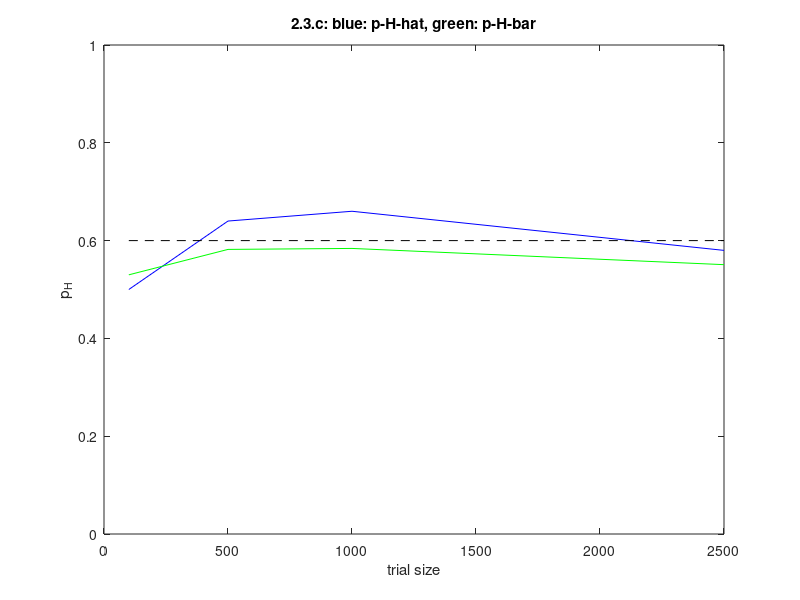

This figure's MATLAB source:
% Homework 2, Question 2, 3.c
%
% Fill in the missing code below!

clear all;

p_H_star = 0.6; % the value of the true parameter
sigma_squared = [];  % the variance, you'll need to define this (i/2)
p_H = 0:0.01:1; % sample p_H
nPhSamples = length(p_H);
N_bits = [100 500 1000 2500]; % trial size varies
nTrials = length(N_bits);
L = zeros(nTrials, nPhSamples);  % L: num_trial_sizes x num_ph_samples, each row corresponds to the
         % likelihood of one trial size vs. p_H plot
max_L = zeros(nTrials, 1);  % max_L: num_trial_sizes x 1, keeps track of the maximum likelihood 
max_L_inds = zeros(nTrials, 1); % num_trial_sizes x 1, keeps track of index in p_H with max likelihood
colors = {[0 0 1], [0 1 0], [1 0 0], [0 0 0]}; % colors for the lines

p_H_hat = zeros(1, nTrials); % 1 x num_trial_sizes: MLE
p_H_bar = zeros(1, nTrials); % 1 x num_trial_sizes: # O_i > 0.5 / N_bits

rng(10701); % sets the random seed to produce identical output each time
         

%% FILL IN THE MISSING CODE HERE
for i=1:nTrials
    nBits = N_bits(i);
    samps = zeros(1, nBits);
    sigma_squared = zeros(1, nBits);
    for j=1:nBits
        sigma_squared(1, j) = j / nBits;
        samps(1,j) = (rand(1, 1) > 0.4) + normrnd(0, sqrt(sigma_squared(1,j)));
    end
    p_H_bar(1,i) = sum(samps > 0.5) / nBits;
    max_LL = -inf;
    max_LL_ind = 1;
    for j=1:nPhSamples
        ph = .01*(j-1);
        res = 0;
        for k=1:nBits
            samp = samps(1,k);
            const = 1/sqrt(sigma_squared(1,k) * 2 * pi);
            beta = const * exp(-(samp-1)^2/(2 * sigma_squared(1,k)));
            alpha = const * exp(-(samp)^2/(2 * sigma_squared(1,k)));
            res = res + log(ph * (beta - alpha) + alpha);
        end
        L(i,j) = res;
        if res > max_LL
           max_LL = res;
           max_LL_ind = j;
           p_H_hat(1,i) = ph;
        end
    end
    max_L(i,1) = max_LL;
    max_L_inds(i,1) = max_LL_ind;
end




%%  Plots the results 
%   Requires p_H, seqs, and L

figure;

plot(N_bits, p_H_hat, 'Color', colors{1});
hold on;
plot(N_bits, p_H_bar, 'Color', colors{2});

plot([min(N_bits) max(N_bits)], [p_H_star p_H_star], '--k');

ylim([0 1]);
xlabel('trial size');
ylabel('p_H');
title('2.3.c: blue: p-H-hat, green: p-H-bar');



